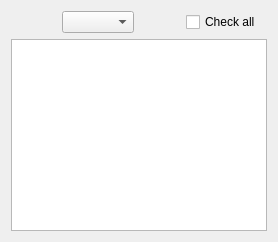
              <widget class="QWidget" name="TabStreaming">
               <attribute name="title">
                <string>Streaming     </string>
               </attribute>
               <layout class="QGridLayout" name="gridLayout_11" columnstretch="9,2,0,0,0">
                <item row="0" column="0">
                 <spacer name="horizontalSpacer_4">
                  <property name="orientation">
                   <enum>Qt::Horizontal</enum>
                  </property>
                  <property name="sizeHint" stdset="0">
                   <size>
                    <width>40</width>
                    <height>20</height>
                   </size>
                  </property>
                 </spacer>
                </item>
                <item row="0" column="1">
                 <widget class="QComboBox" name="com_PacketSize">
                  <property name="currentIndex">
                   <number>-1</number>
                  </property>
                 </widget>
                </item>
                <item row="1" column="0" colspan="5">
                 <widget class="QTableWidget" name="tabW_Streaming">
                  <property name="layoutDirection">
                   <enum>Qt::LeftToRight</enum>
                  </property>
                 </widget>
                </item>
                <item row="0" column="3">
                 <widget class="QCheckBox" name="che_Check_all">
                  <property name="text">
                   <string>Check all</string>
                  </property>
                 </widget>
                </item>
                <item row="0" column="2">
                 <spacer name="horizontalSpacer_10">
                  <property name="orientation">
                   <enum>Qt::Horizontal</enum>
                  </property>
                  <property name="sizeHint" stdset="0">
                   <size>
                    <width>40</width>
                    <height>20</height>
                   </size>
                  </property>
                 </spacer>
                </item>
               </layout>
              </widget>
